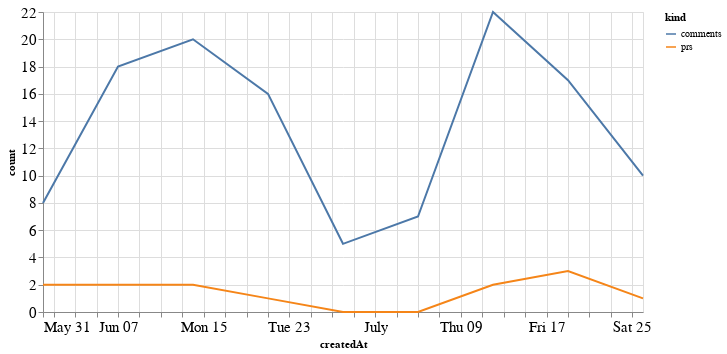

Write notebook code for a chart like this one.
### Code cell
alt.Chart(total_time, width=600).mark_line().encode(
    x='createdAt',
    y='count',
    color='kind'
)

### Figure 1 — Vega-Lite specification as saved in the notebook (floating-point values rounded to 4 significant figures)
{"config": {"axisLeft": {"labelFontSize": 15}, "axisBottom": {"labelFontSize": 15}}, "data": {"name": "data-b7d954481e8ed8fb2ba725801f044fac"}, "mark": "line", "encoding": {"color": {"type": "nominal", "field": "kind"}, "x": {"type": "temporal", "field": "createdAt"}, "y": {"type": "quantitative", "field": "count"}}, "width": 600, "$schema": "https://vega.github.io/schema/vega-lite/v4.8.1.json", "datasets": {"data-b7d954481e8ed8fb2ba725801f044fac": [{"createdAt": "2020-05-31T00:00:00", "kind": "prs", "count": 2}, {"createdAt": "2020-06-07T00:00:00", "kind": "prs", "count": 2}, {"createdAt": "2020-06-14T00:00:00", "kind": "prs", "count": 2}, {"createdAt": "2020-06-21T00:00:00", "kind": "prs", "count": 1}, {"createdAt": "2020-06-28T00:00:00", "kind": "prs", "count": 0}, {"createdAt": "2020-07-05T00:00:00", "kind": "prs", "count": 0}, {"createdAt": "2020-07-12T00:00:00", "kind": "prs", "count": 2}, {"createdAt": "2020-07-19T00:00:00", "kind": "prs", "count": 3}, {"createdAt": "2020-07-26T00:00:00", "kind": "prs", "count": 1}, {"createdAt": "2020-05-31T00:00:00", "kind": "comments", "count": 8}, {"createdAt": "2020-06-07T00:00:00", "kind": "comments", "count": 18}, {"createdAt": "2020-06-14T00:00:00", "kind": "comments", "count": 20}, {"createdAt": "2020-06-21T00:00:00", "kind": "comments", "count": 16}, {"createdAt": "2020-06-28T00:00:00", "kind": "comments", "count": 5}, {"createdAt": "2020-07-05T00:00:00", "kind": "comments", "count": 7}, {"createdAt": "2020-07-12T00:00:00", "kind": "comments", "count": 22}, {"createdAt": "2020-07-19T00:00:00", "kind": "comments", "count": 17}, {"createdAt": "2020-07-26T00:00:00", "kind": "comments", "count": 10}]}}
